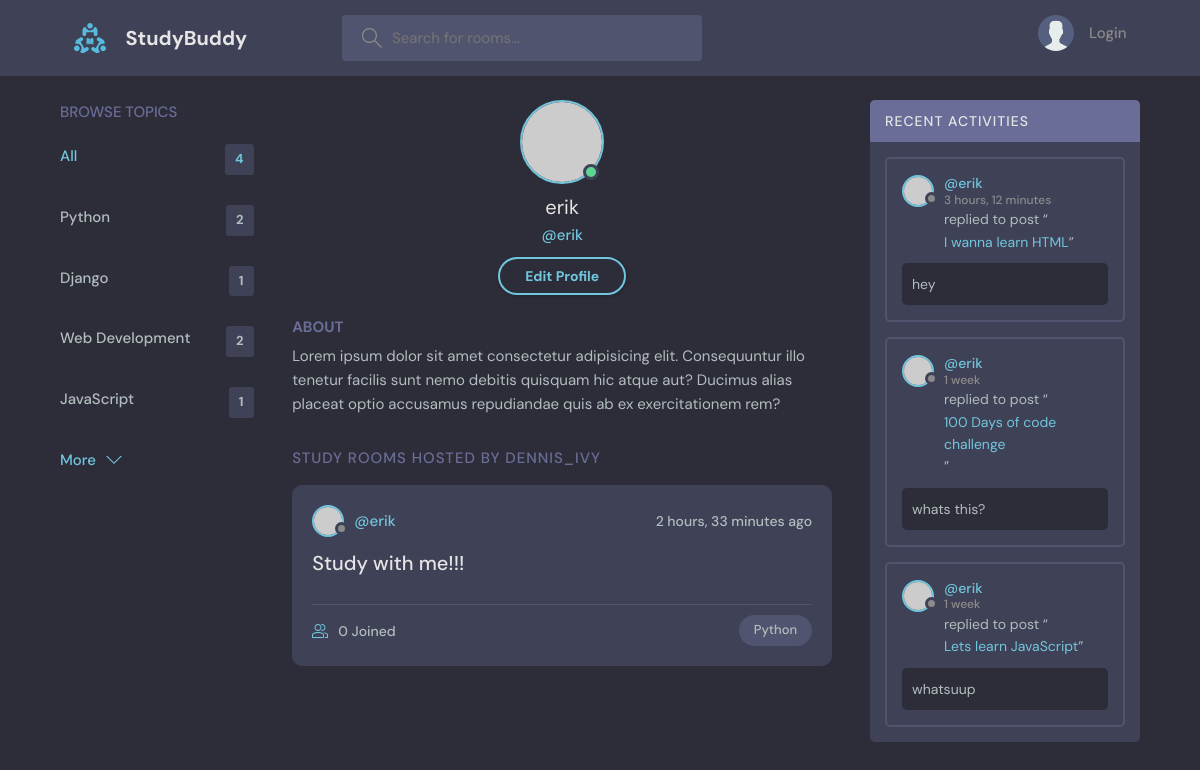
The page /profile/3 on the database its author committed.
### base/models.py (models this page shows, shortened)
class Topic(models.Model):
    name = models.CharField(max_length=200)

class Room(models.Model):
    host = models.ForeignKey(User, on_delete=models.SET_NULL, null = True)
    topic = models.ForeignKey(Topic, on_delete=models.SET_NULL, null = True)
    name = models.CharField(max_length = 200)
    description = models.TextField(null = True, blank = True)
    participants = models.ManyToManyField(User, related_name='participants', blank=True)
    updated = models.DateTimeField(auto_now = True)
    created = models.DateTimeField(auto_now_add = True)
    class Meta:
        ordering = ['-updated', '-created']
    def __str__(self):
        return self.name

class Message(models.Model):
    user = models.ForeignKey(User, on_delete=models.CASCADE)
    room = models.ForeignKey(Room, on_delete=models.CASCADE)
    body = models.TextField()
    updated = models.DateTimeField(auto_now = True)
    created = models.DateTimeField(auto_now_add = True)
    class Meta:
        ordering = ['-updated', '-created']

### base/views.py (the view)
# urls.py: path('profile/<str:pk>', views.userProfile, name="user-profile"),
def userProfile(request, pk):
    user = User.objects.get(id=pk)
    rooms=user.room_set.all()
    room_messages=user.message_set.all()
    topics = Topic.objects.all()
    context = {'user':user, 'rooms':rooms, 'room_messages':room_messages,'topics':topics}
    return render(request, 'base/profile.html', context)

### base/templates/base/profile.html
{% extends 'main.html' %}
{% block content %}
  <main class="profile-page layout layout--3">
    <div class="container">
      {% include 'base/topics_component.html' %}
      <div class="roomList">
        <div class="profile">
          <div class="profile__avatar">
            <div class="avatar avatar--large active">
              <img src="https://randomuser.me/api/portraits/men/11.jpg" />
            </div>
          </div>
          <div class="profile__info">
            <h3>{{user.username}}</h3>
            <p>@{{user.username}}</p>
            <a href="edit-user.html" class="btn btn--main btn--pill">Edit Profile</a>
          </div>
          <div class="profile__about">
            <h3>About</h3>
            <p>
              Lorem ipsum dolor sit amet consectetur adipisicing elit. Consequuntur illo tenetur
              facilis sunt nemo debitis quisquam hic atque aut? Ducimus alias placeat optio
              accusamus repudiandae quis ab ex exercitationem rem?
            </p>
          </div>
        </div>
        <div class="roomList__header">
          <div>
            <h2>Study Rooms Hosted by dennis_ivy</a>
            </h2>
          </div>
        </div>
        {% include 'base/feed_component.html' %}
      </div>
      {% include 'base/activity_component.html' %}
    </div>
  </main>
{% endblock content %}

### base/templates/base/topics_component.html
<div class="topics">
    <div class="topics__header">
      <h2>Browse Topics</h2>
    </div>
    <ul class="topics__list">
      <li>
        <a href="{% url 'home' %}" class="active">All <span>{{topics.count}}</span></a>
      </li>
      {% for topic in topics %}
      <li>
        <a href="{% url 'home' %}?q={{topic.name}}">{{topic.name}}<span>{{topic.room_set.all.count}}</span></a>
      </li>
      {% endfor %}
    </ul>
    <a class="btn btn--link" href="topics.html">
      More
      <svg version="1.1" xmlns="http://www.w3.org/2000/svg" width="32" height="32" viewBox="0 0 32 32">
        <title>chevron-down</title>
        <path d="M16 21l-13-13h-3l16 16 16-16h-3l-13 13z"></path>
      </svg>
    </a>
  </div>

### base/templates/base/feed_component.html (shortened to what this page needs)
{% for room in rooms %}
<div class="roomListRoom">
    <div class="roomListRoom__header">
      <a href="{% url 'user-profile' room.host.id %}" class="roomListRoom__author">
        <div class="avatar avatar--small">
          <img src="https://randomuser.me/api/portraits/women/11.jpg" />
        </div>
        <span>@{{room.host.username}}</span>
      </a>
      <div class="roomListRoom__actions">
        <span>{{room.created|timesince}} ago</span>
      </div>
    </div>
    <div class="roomListRoom__content">
      <a href="{% url 'room' room.id %}">{{room.name}}</a>
    </div>
    <div class="roomListRoom__meta">
      <a href="{% url 'room' room.id %}" class="roomListRoom__joined">
        {{room.participants.all.count}} Joined
      </a>
      <p class="roomListRoom__topic">{{room.topic.name}}</p>
    </div>
</div>
{% endfor %}

### base/templates/base/activity_component.html (shortened to what this page needs)
<div class="activities">
    <div class="activities__header">
      <h2>Recent Activities</h2>
    </div>
    {% for message in room_messages %}
    <div class="activities__box">
      <div class="activities__boxHeader roomListRoom__header">
        <a href="{% url 'user-profile' message.user.id %}" class="roomListRoom__author">
          <div class="avatar avatar--small">
            <img src="https://randomuser.me/api/portraits/women/11.jpg" />
          </div>
          <p>
            @{{message.user}}
            <span>{{message.created|timesince}}</span>
          </p>
        </a>
    </div>
      <div class="activities__boxContent">
        <p>replied to post “<a href="{% url 'room' message.room.id %}">{{message.room}}</a>”</p>
        <div class="activities__boxRoomContent">
            {{message.body}}
        </div>
      </div>
    </div>
    {% endfor %}
  </div>

### rows shown on the page
Topic: name "Python", room_set.all.count "2"
Topic: name "Django", room_set.all.count "1"
Topic: name "Web Development", room_set.all.count "2"
Topic: name "JavaScript", room_set.all.count "1"
Room: host.username "erik", created "2 hours, 33 minutes", name "Study with me!!!", participants.all.count "0", topic.name "Python"
Message: user "erik", created "3 hours, 12 minutes", room "I wanna learn HTML", body "hey"
Message: user "erik", created "1 week", room "100 Days of code challenge", body "whats this?"
Message: user "erik", created "1 week", room "Lets learn JavaScript", body "whatsuup"

### other values the page prints
{{ topics.count }} "4"
{{ user.username }} "erik"
